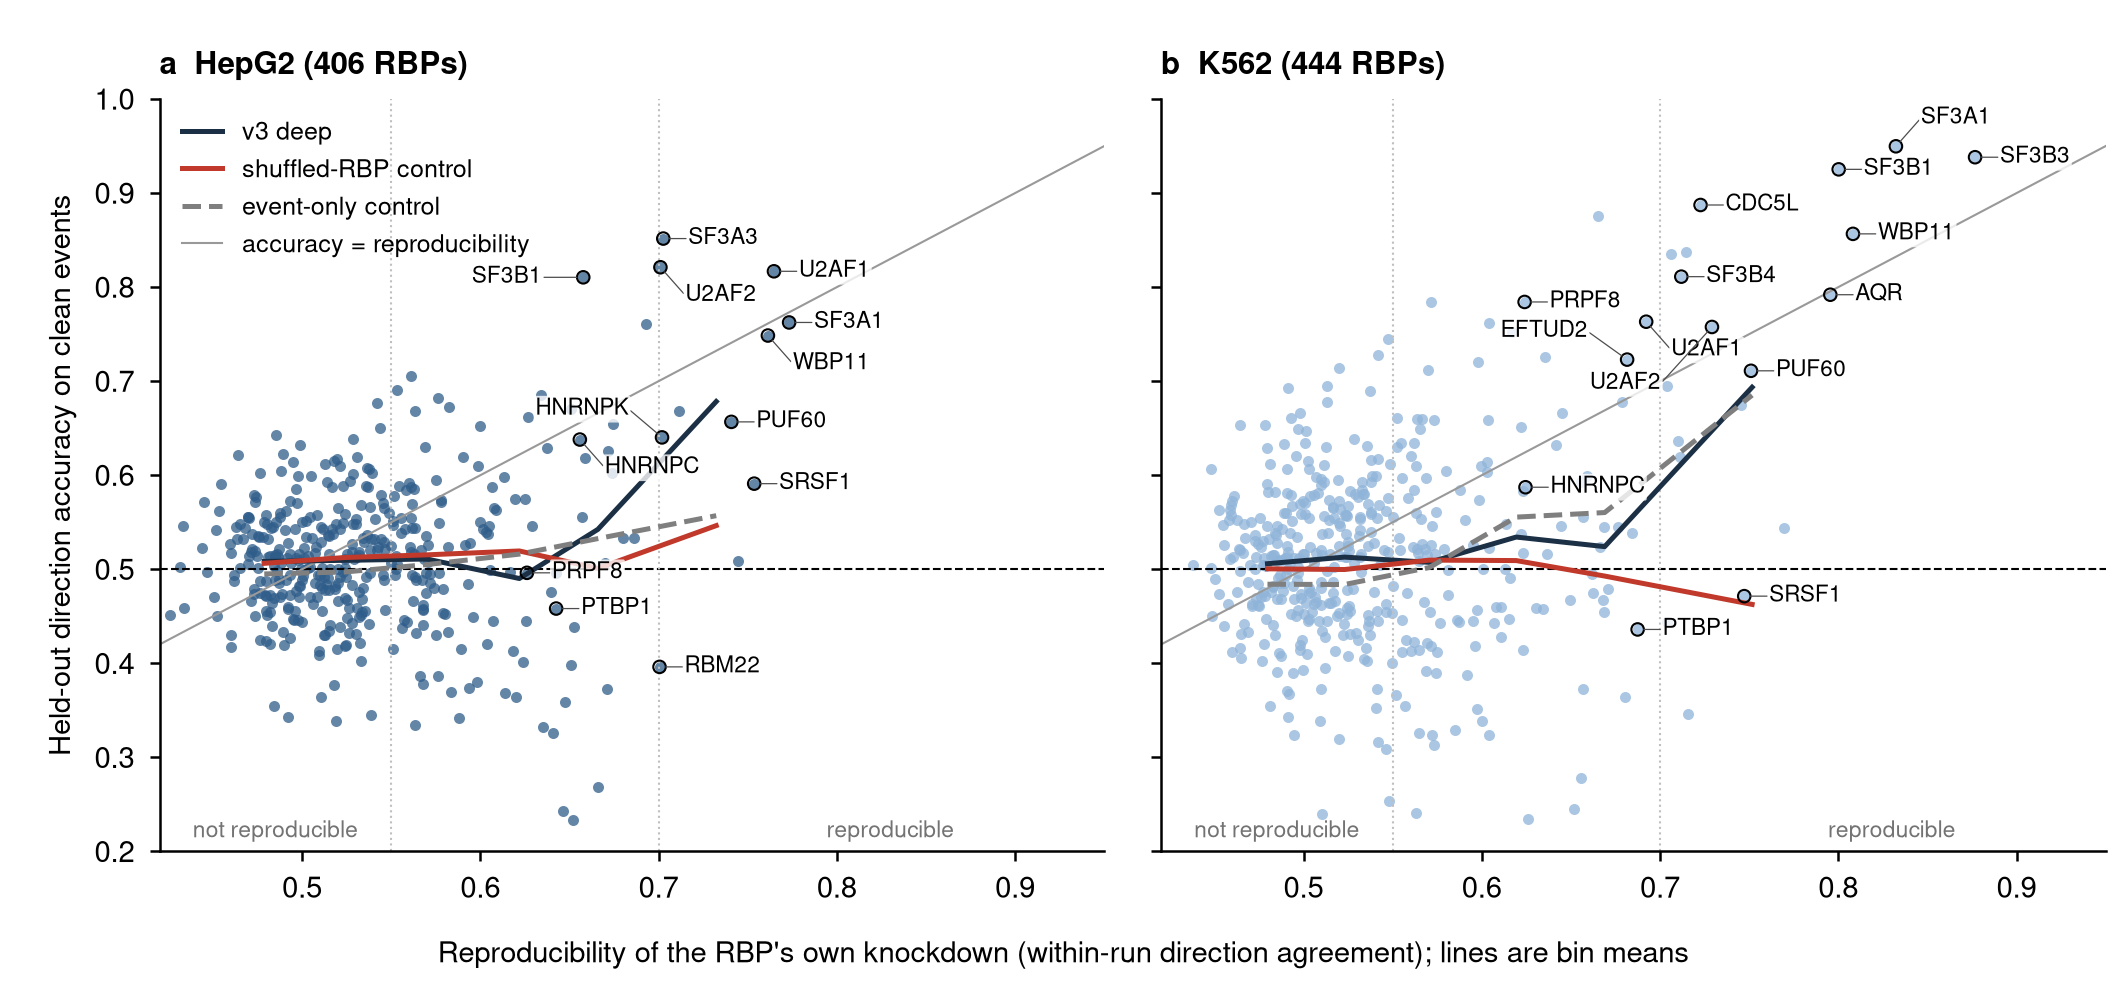

Here is the Python script that generated this plot:
"""Predictability map: one point per RBP and cell line. x = the RBP's own reproducibility (within-run direction agreement, agree_0_1), y = held-out
direction accuracy on clean rows of the v3 deep model; bin means of v3, of its shuffled-RBP control and of the event-only control.
Source: 13_model/benchmark/master_by_rbp.tsv (written by 13_model/benchmark/03_benchmark_metrics.py)."""
import numpy as np, pandas as pd
from _style import *
M = pd.read_csv(f"{PB}/13_model/benchmark/master_by_rbp.tsv", sep="\t"); fig, axs = plt.subplots(1, 2, figsize=(7.09, 3.3), sharey=True); fig.subplots_adjust(left=0.075, right=0.99, top=0.9, bottom=0.14, wspace=0.06)
LAB = {"HepG2": ["U2AF2", "U2AF1", "SF3A3", "SF3B1", "SF3A1", "WBP11", "PUF60", "SRSF1", "PTBP1", "HNRNPC", "RBM22", "HNRNPK", "PRPF8"], "K562": ["SF3B3", "SF3B1", "SF3A1", "U2AF2", "U2AF1", "AQR", "CDC5L", "EFTUD2", "SRSF1", "PTBP1", "HNRNPC", "PRPF8", "SF3B4", "WBP11", "PUF60"]}
BINS = [0.40, 0.50, 0.55, 0.60, 0.65, 0.70, 1.00]
def running(d, col="sign_acc"):
    mid = []; val = []
    for lo, hi in zip(BINS[:-1], BINS[1:]):
        q = d[(d.agree_0_1 >= lo) & (d.agree_0_1 < hi)]
        if len(q) >= 5: mid.append(q.agree_0_1.mean()); val.append(q[col].mean())
    return mid, val
def place(ax, pts):
    """Greedy label placement: try offsets around each point, keep the first whose box hits no earlier box and no labelled point."""
    boxes = []; H = 0.026
    for nme, x, y in sorted(pts, key=lambda t: -t[2]):
        W = 0.0085 * len(nme) + 0.006; cands = [(0.014, 0), (0.014, 0.03), (0.014, -0.03), (-0.014 - W, 0), (-0.014 - W, 0.03), (-0.014 - W, -0.03), (0.02, 0.06), (0.02, -0.06), (-0.02 - W, 0.06), (-0.02 - W, -0.06), (0.03, 0.09), (-0.03 - W, 0.09)]
        for dx, dy in cands:
            bx = (x + dx, y + dy - H / 2, x + dx + W, y + dy + H / 2)
            if bx[2] > 0.95 or bx[0] < 0.42 or bx[3] > 0.995: continue
            if all(bx[2] < o[0] or bx[0] > o[2] or bx[3] < o[1] or bx[1] > o[3] for o in boxes) and all(not (bx[0] - 0.004 < px < bx[2] + 0.004 and bx[1] - 0.008 < py < bx[3] + 0.008) for _, px, py in pts if (px, py) != (x, y)): break
        boxes.append(bx); ax.annotate(nme, (x, y), (bx[0], y + dy), fontsize=5.4, va="center", ha="left", zorder=6, bbox=dict(boxstyle="round,pad=0.08", fc="white", ec="none", alpha=0.8), arrowprops=dict(arrowstyle="-", lw=0.3, color="0.3", shrinkA=0, shrinkB=1.5, relpos=(0 if dx > 0 else 1, 0.5)))
for ax, (i, c) in zip(axs, enumerate(CELLS)):
    v = M[(M.cell_line == c) & (M.model == "v3 deep")].dropna(subset=["agree_0_1", "sign_acc"]); sh = M[(M.cell_line == c) & (M.model == "v3 shuffled RBP")].dropna(subset=["agree_0_1", "sign_acc"]); eo = M[(M.cell_line == c) & (M.model == "v3 event-only")].dropna(subset=["agree_0_1", "sign_acc"])
    ax.scatter(v.agree_0_1, v.sign_acc, s=7, color=COL[c], alpha=0.75, lw=0, zorder=2); ax.axhline(0.5, color="k", lw=0.5, ls="--"); ax.axvline(0.55, color="0.75", lw=0.5, ls=":"); ax.axvline(0.7, color="0.75", lw=0.5, ls=":")
    for d, colr, lab, ls in ((v, "#1b2f45", "v3 deep", "-"), (sh, "#c0392b", "shuffled-RBP control", "-"), (eo, "#7f7f7f", "event-only control", "--")): ax.plot(*running(d), color=colr, lw=1.2, ls=ls, label=lab, zorder=3)
    ax.plot([0.42, 0.95], [0.42, 0.95], color="0.6", lw=0.5, label="accuracy = reproducibility")
    pts = [(nme, v[v.target == nme].agree_0_1.iloc[0], v[v.target == nme].sign_acc.iloc[0]) for nme in LAB[c] if (v.target == nme).any()]; ax.scatter([q[1] for q in pts], [q[2] for q in pts], s=9, facecolor="none", edgecolor="k", lw=0.5, zorder=4); place(ax, pts)
    ax.set_xlim(0.42, 0.95); ax.set_ylim(0.2, 1.0); ax.set_title(f"{'ab'[i]}  {c} ({len(v)} RBPs)", loc="left", fontweight="bold", fontsize=7.5)
    ax.text(0.485, 0.215, "not reproducible", fontsize=5.5, color="0.45", ha="center"); ax.text(0.83, 0.215, "reproducible", fontsize=5.5, color="0.45", ha="center")
axs[0].set_ylabel("Held-out direction accuracy on clean events"); axs[0].legend(fontsize=6, loc="upper left", handlelength=1.6); fig.supxlabel("Reproducibility of the RBP's own knockdown (within-run direction agreement); lines are bin means", fontsize=7, y=0.02)
save(fig, "fig_predictability_map")
